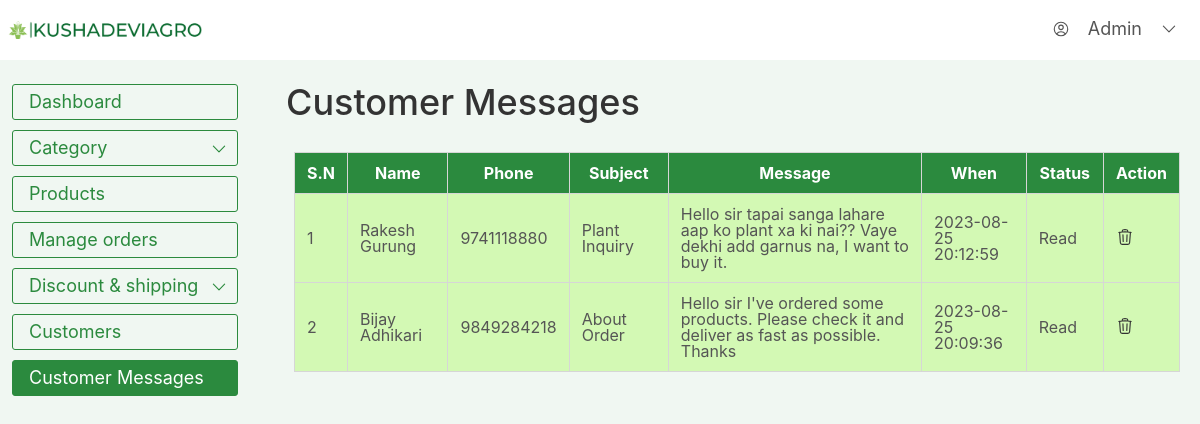
The page /admin/customer-messages.php (signed in) on the database its author committed.
### tables this page shows
CREATE TABLE `t_cust_message` (
  `msg_id` int NOT NULL,
  `msg_datetime` datetime NOT NULL,
  `msg_subject` text NOT NULL,
  `msg_actual_msg` text NOT NULL,
  `cust_id` int NOT NULL,
  `msg_status` int NOT NULL
);

CREATE TABLE `t_customer` (
  `cust_id` int NOT NULL,
  `cust_fname` varchar(255) NOT NULL,
  `cust_lname` varchar(255) NOT NULL,
  `cust_email` varchar(255) NOT NULL,
  `cust_password` varchar(255) NOT NULL,
  `cust_phone` varchar(50) NOT NULL,
  `cust_address` text NOT NULL,
  `cust_city` varchar(50) NOT NULL,
  `cust_state` varchar(50) NOT NULL,
  `cust_datetime` datetime NOT NULL,
  `cust_status` int NOT NULL DEFAULT '0'
);

### admin/customer-messages.php (the view, shortened to what this page needs)
<?php require_once("header.php"); ?>
<section class="generic-section">
  <div class="grid-gap-sm grid-2-cols-unequal-big">
    <?php require_once("admin-sidebar.php"); ?>
    <div class="generic-container">
      <div class="section-head margin-bottom-sm">
        <h2 class="section-title">Customer Messages</h2>
      </div>
      <div class="table-container">
        <table>
          <thead>
            <tr>
              <th style="width: 1rem;">S.N</th>
              <th style="width: 12rem;">Name</th>
              <th style="width: 12rem;">Phone</th>
              <th style="width: 12rem;">Subject</th>
              <th style="width: 48rem;">Message</th>
              <th style="width: 12rem;">When</th>
              <th style="width: 8rem;">Status</th>
              <th style="width: 4rem;">Action</th>
            </tr>
          </thead>
          <tbody>
            <?php
            $query = "select * from t_cust_message natural join t_customer order by msg_datetime desc";
            $result = mysqli_query($conn, $query);
            $i = 0;
            foreach ($result as $message) {
            ?>
              <tr style="background-color:<?php echo ($message['msg_status'] != 1) ? "#f9cccc" : "#d3f9b4"; ?>">
                <td><?php echo ++$i; ?></td>
                <td><?php echo $message['cust_fname'] . " " . $message['cust_lname']; ?></td>
                <td><?php echo $message['cust_phone'] ?></td>
                <td><?php echo $message['msg_subject'] ?></td>
                <td><?php echo $message['msg_actual_msg'] ?></td>
                <td><?php echo $message['msg_datetime'] ?></td>
                <td><?php echo ($message['msg_status'] == 1) ? "Read" : "Unread" ?></td>
                <td>
                  <?php if ($message['msg_status'] == 1) { ?>
                    <a href="?delete=<?php echo $message['msg_id']; ?>" onclick="return confirm('Do you really want to delete this message?')">
                    </a>
                  <?php } ?>
                </td>
              </tr>
            <?php } ?>
          </tbody>
        </table>
      </div>
    </div>
  </div>
</section>
<?php require_once("barebone-footer.php") ?>

### css/common.css (style rules this page uses)
* { margin: 0; padding: 0; box-sizing: border-box; }
html { font-size: 62.5%; scroll-behavior: smooth; scroll-padding-top: 6.2rem; }
body { font-family: "inter", sans-serif; line-height: 1; font-weight: 400; color: #555; }
.grid-gap-sm { display: grid; gap: 2.4rem; }
.grid-2-cols-unequal-big { grid-template-columns: 250px 1fr; }
a { text-decoration: none; }
.icon { color: #333; transition: all 0.3s; }
.margin-bottom-sm { margin-bottom: 1.6rem !important; }

### admin/css/style.css (style rules this page uses)
.table-container { padding: 0 0.8rem; height: 80vh; overflow-y: auto; position: relative; }
thead { position: sticky; top: 0; background: #2b8a3e; color: #fff; }
tr, th, td { border: 1px solid #d6d6d6; font-size: 1.6rem; padding: 1.2rem; }
table { border-collapse: collapse; }
.action-icon { width: 1.8rem; height: 1.8rem; }
.section-title { font-size: 3.6rem; font-weight: 500; color: #333; margin-bottom: 1.6rem; }
.generic-section { padding: 1.2rem 0; background-color: #f0f7f2; }
.generic-container { padding: 1.2rem; }
.section-head { display: flex; justify-content: space-between; align-items: center; }

### rows shown on the page
t_cust_message: cust.cust_fname "Rakesh", cust.cust_lname "Gurung", cust.cust_phone "9741118880", msg_subject "Plant Inquiry", msg_actual_msg "Hello sir tapai sanga lahare aap ko plant xa ki nai?? Vaye dekhi add garnus na, I want to buy it.", msg_datetime "2023-08-25 20:12:59", msg_status "Read"
t_cust_message: cust.cust_fname "Bijay", cust.cust_lname "Adhikari", cust.cust_phone "9849284218", msg_subject "About Order", msg_actual_msg "Hello sir I've ordered some products. Please check it and deliver as fast as possible. Thanks", msg_datetime "2023-08-25 20:09:36", msg_status "Read"
